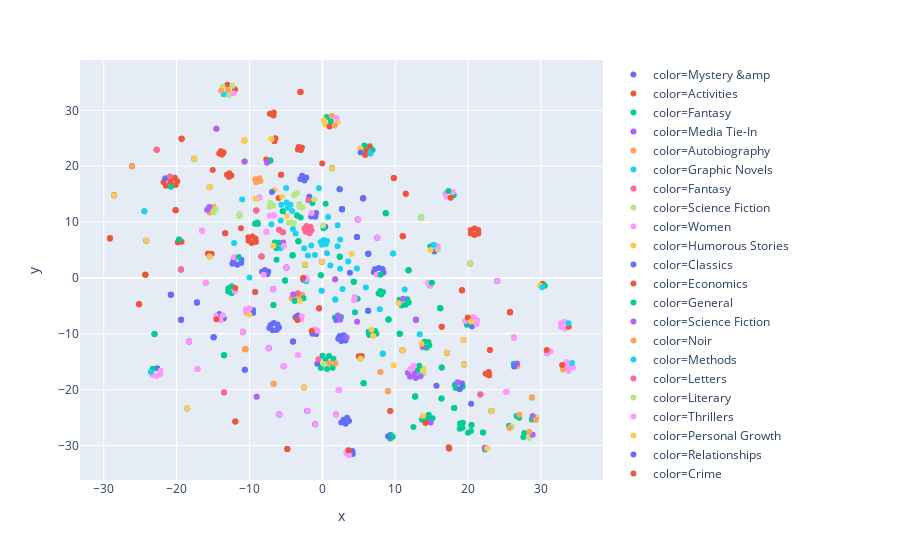

Notebook code cell kept with this figure:
### Code cell
px.scatter(x=x,
           y=y,
           color=df["generes"],
           hover_name=df["title"])
